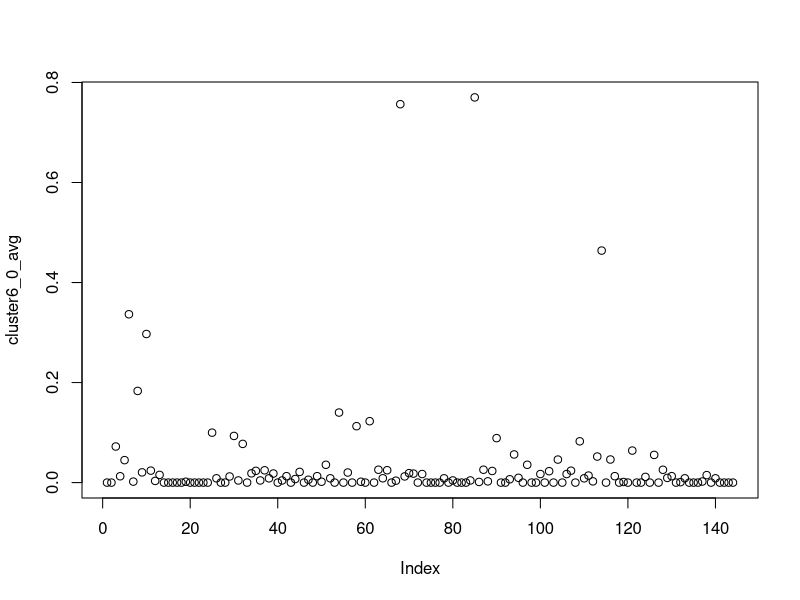
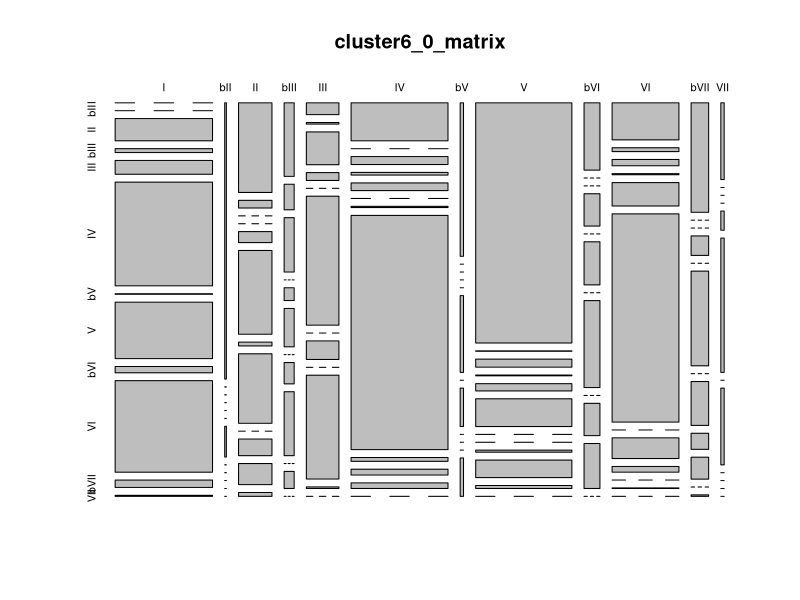
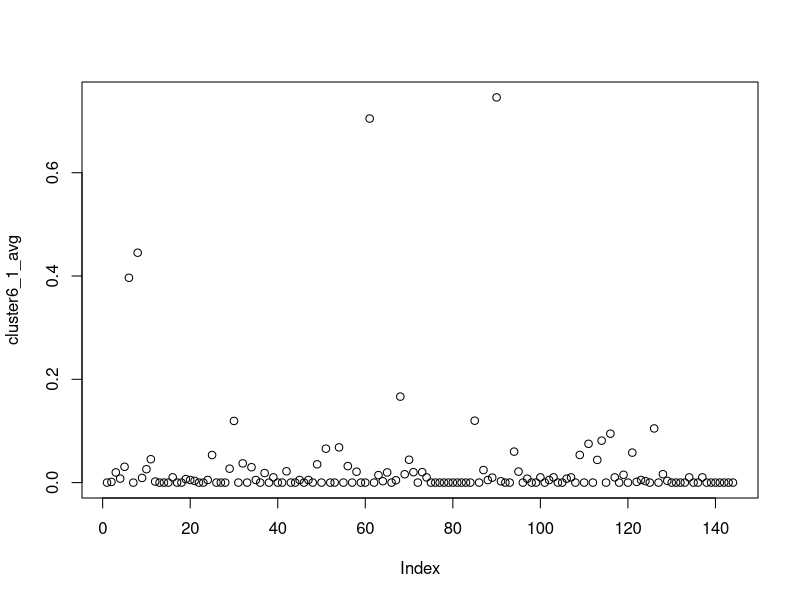
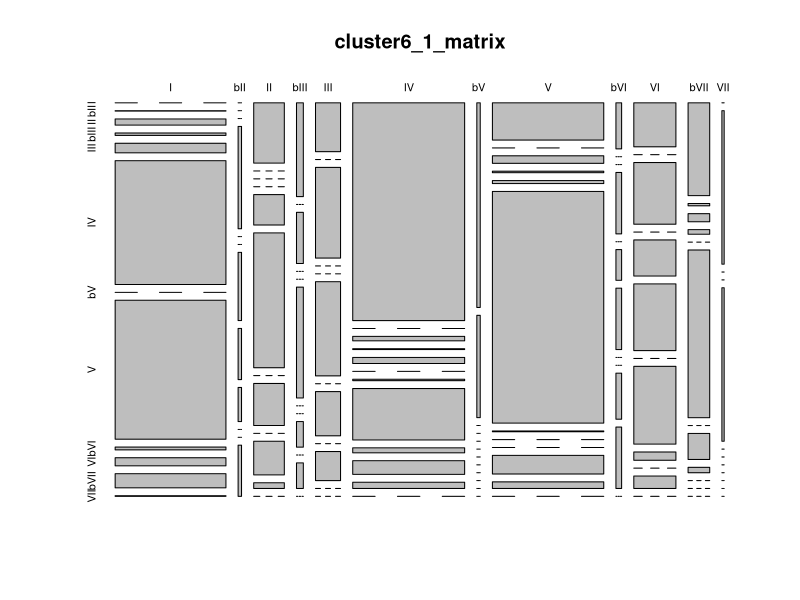
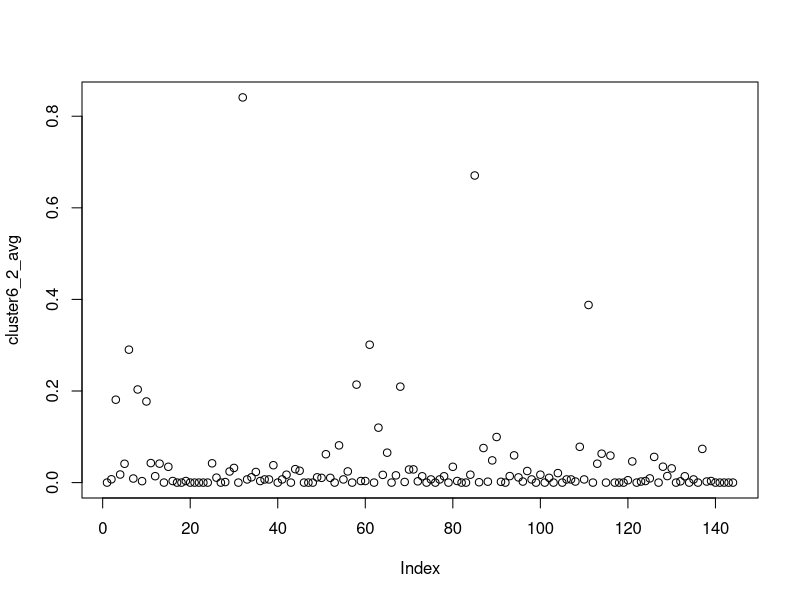
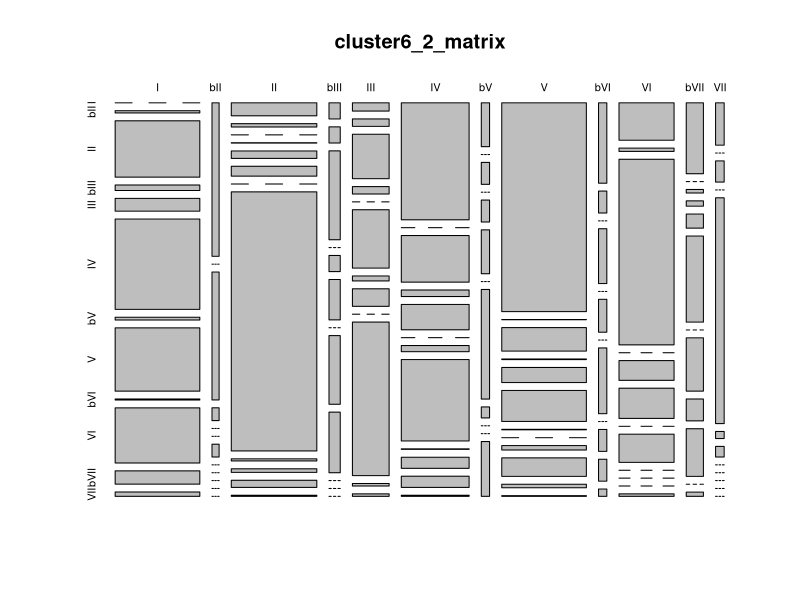
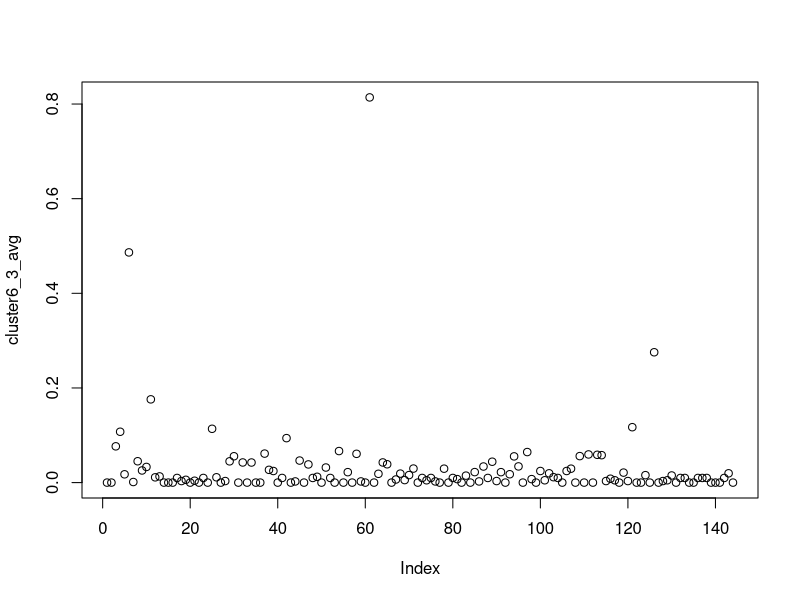
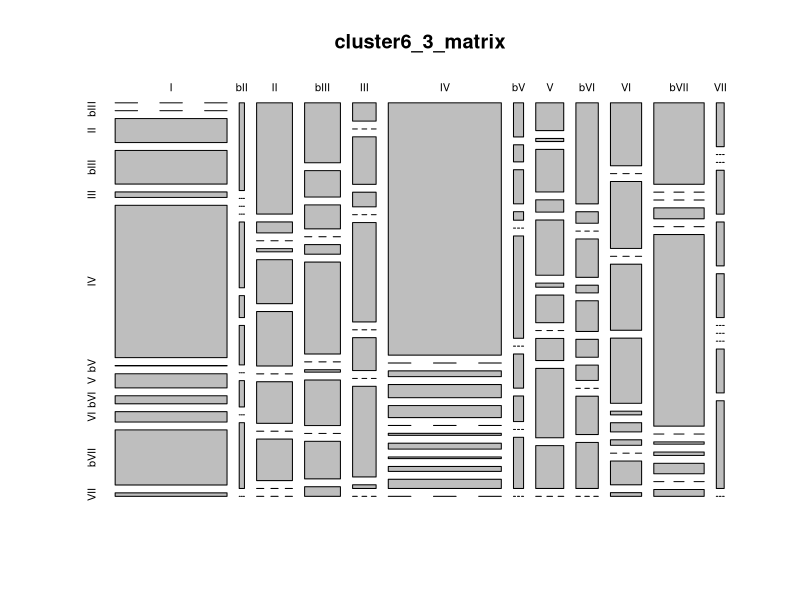

The R script that drew these images, in order:
bb <- read.csv('new_cluster_songbysongtransprob.csv', header = FALSE)
summary(bb)
length(bb$V1)
bb[bb$V1 == 'TheRose',] 

###### K-Means Cluster = 6 ######

#K = 6, cluster 0      Classical?
cluster6_0 <- bb[which(bb$V147 == '0'),]
summary(cluster6_0)
length(cluster6_0)
cluster6_0_avg = colMeans(cluster6_0[c(2:145)])
plot(cluster6_0_avg)
    #Table creation
cluster6_0_matrix <- matrix(cluster6_0_avg, ncol=12,byrow=TRUE)
colnames(cluster6_0_matrix) <- c("I", "bII", "II", "bIII", "III", "IV", "bV", "V", "bVI", "VI", "bVII", "VII")
rownames(cluster6_0_matrix) <- c("I", "bII", "II", "bIII", "III", "IV", "bV", "V", "bVI", "VI", "bVII", "VII")
cluster6_0_matrix <- as.table(cluster6_0_matrix)
cluster6_0_matrix
plot(cluster6_0_matrix)
cluster6_0$V1


#K = 6, cluster 1     Plagal?
cluster6_1 <- bb[which(bb$V147 == '1'),]
summary(cluster6_1)
length(cluster6_1)
cluster6_1_avg = colMeans(cluster6_1[c(2:145)])
plot(cluster6_1_avg)
#Table creation
cluster6_1_matrix <- matrix(cluster6_1_avg, ncol=12,byrow=TRUE)
colnames(cluster6_1_matrix) <- c("I", "bII", "II", "bIII", "III", "IV", "bV", "V", "bVI", "VI", "bVII", "VII")
rownames(cluster6_1_matrix) <- c("I", "bII", "II", "bIII", "III", "IV", "bV", "V", "bVI", "VI", "bVII", "VII")
cluster6_1_matrix <- as.table(cluster6_1_matrix)
cluster6_1_matrix
plot(cluster6_1_matrix)
cluster6_1$V1

#K = 6, cluster 2    Circle of Fifths?
cluster6_2 <- bb[which(bb$V147 == '2'),]
summary(cluster6_2)
length(cluster6_2)
cluster6_2_avg = colMeans(cluster6_2[c(2:145)])
plot(cluster6_2_avg)
#Table creation
cluster6_2_matrix <- matrix(cluster6_2_avg, ncol=12,byrow=TRUE)
colnames(cluster6_2_matrix) <- c("I", "bII", "II", "bIII", "III", "IV", "bV", "V", "bVI", "VI", "bVII", "VII")
rownames(cluster6_2_matrix) <- c("I", "bII", "II", "bIII", "III", "IV", "bV", "V", "bVI", "VI", "bVII", "VII")
cluster6_2_matrix <- as.table(cluster6_2_matrix)
cluster6_2_matrix
plot(cluster6_2_matrix)

#K = 6, cluster 3
cluster6_3 <- bb[which(bb$V147 == '3'),]
summary(cluster6_3)
length(cluster6_3)
cluster6_3_avg = colMeans(cluster6_3[c(2:145)])
plot(cluster6_3_avg)
#Table creation
cluster6_3_matrix <- matrix(cluster6_3_avg, ncol=12,byrow=TRUE)
colnames(cluster6_3_matrix) <- c("I", "bII", "II", "bIII", "III", "IV", "bV", "V", "bVI", "VI", "bVII", "VII")
rownames(cluster6_3_matrix) <- c("I", "bII", "II", "bIII", "III", "IV", "bV", "V", "bVI", "VI", "bVII", "VII")
cluster6_3_matrix <- as.table(cluster6_3_matrix)
cluster6_3_matrix
plot(cluster6_3_matrix)

#K = 6, cluster 4     bVII-> IV,  I->IV, little V..... look up songs, double plagal (bVII -> IV -> I)?
cluster6_4 <- bb[which(bb$V147 == '4'),]
summary(cluster6_4)
length(cluster6_4)
cluster6_4_avg = colMeans(cluster6_4[c(2:145)])
plot(cluster6_4_avg)
#Table creation
cluster6_4_matrix <- matrix(cluster6_4_avg, ncol=12,byrow=TRUE)
colnames(cluster6_4_matrix) <- c("I", "bII", "II", "bIII", "III", "IV", "bV", "V", "bVI", "VI", "bVII", "VII")
rownames(cluster6_4_matrix) <- c("I", "bII", "II", "bIII", "III", "IV", "bV", "V", "bVI", "VI", "bVII", "VII")
cluster6_4_matrix <- as.table(cluster6_4_matrix)
plot(cluster6_4_matrix)
cluster6_4$V1

#K = 6, cluster 5     everything -> I, tonic lovers (: ...?  look up songs
cluster6_5 <- bb[which(bb$V147 == '5'),]
summary(cluster6_5)
length(cluster6_5)
cluster6_5_avg = colMeans(cluster6_5[c(2:145)])
plot(cluster6_5_avg)
#Table creation
cluster6_5_matrix <- matrix(cluster6_5_avg, ncol=12,byrow=TRUE)
colnames(cluster6_5_matrix) <- c("I", "bII", "II", "bIII", "III", "IV", "bV", "V", "bVI", "VI", "bVII", "VII")
rownames(cluster6_5_matrix) <- c("I", "bII", "II", "bIII", "III", "IV", "bV", "V", "bVI", "VI", "bVII", "VII")
cluster6_5_matrix <- as.table(cluster6_5_matrix)
cluster6_5_matrix
plot(cluster6_5_matrix)


###### K-Means Cluster = 15 ######

#K = 15, cluster 0      Classical? 50s? (II->V->I)
cluster15_0 <- bb[which(bb$V146 == '0'),]
summary(cluster15_0)
length(cluster15_0)
cluster15_0_avg = colMeans(cluster15_0[c(2:145)])
plot(cluster15_0_avg)
#Table creation
cluster15_0_matrix <- matrix(cluster15_0_avg, ncol=12,byrow=TRUE)
colnames(cluster15_0_matrix) <- c("I", "bII", "II", "bIII", "III", "IV", "bV", "V", "bVI", "VI", "bVII", "VII")
rownames(cluster15_0_matrix) <- c("I", "bII", "II", "bIII", "III", "IV", "bV", "V", "bVI", "VI", "bVII", "VII")
cluster15_0_matrix <- as.table(cluster15_0_matrix)
cluster15_0_matrix <- as.table(cluster15_0_matrix)
cluster15_0_matrix
plot(cluster15_0_matrix)
cluster15_0$V1

#K = 15, cluster 1      Classical?
cluster15_1 <- bb[which(bb$V146 == '1'),]
summary(cluster15_1)
length(cluster15_1)
cluster15_1_avg = colMeans(cluster15_1[c(2:145)])
plot(cluster15_1_avg)
#Table creation
cluster15_1_matrix <- matrix(cluster15_1_avg, ncol=12,byrow=TRUE)
colnames(cluster15_1_matrix) <- c("I", "bII", "II", "bIII", "III", "IV", "bV", "V", "bVI", "VI", "bVII", "VII")
rownames(cluster15_1_matrix) <- c("I", "bII", "II", "bIII", "III", "IV", "bV", "V", "bVI", "VI", "bVII", "VII")
cluster15_1_matrix <- as.table(cluster15_1_matrix)
cluster15_1_matrix <- as.table(cluster15_1_matrix)
cluster15_1_matrix
plot(cluster15_1_matrix)
cluster15_1$V1

#K = 15, cluster 2      Random?
cluster15_2 <- bb[which(bb$V146 == '2'),]
summary(cluster15_2)
length(cluster15_2)
cluster15_2_avg = colMeans(cluster15_2[c(2:145)])
plot(cluster15_2_avg)
#Table creation
cluster15_2_matrix <- matrix(cluster15_2_avg, ncol=12,byrow=TRUE)
colnames(cluster15_2_matrix) <- c("I", "bII", "II", "bIII", "III", "IV", "bV", "V", "bVI", "VI", "bVII", "VII")
rownames(cluster15_2_matrix) <- c("I", "bII", "II", "bIII", "III", "IV", "bV", "V", "bVI", "VI", "bVII", "VII")
cluster15_2_matrix <- as.table(cluster15_2_matrix)
cluster15_2_matrix <- as.table(cluster15_2_matrix)
cluster15_2_matrix
plot(cluster15_2_matrix)
cluster15_2$V1

#####finish k=15
